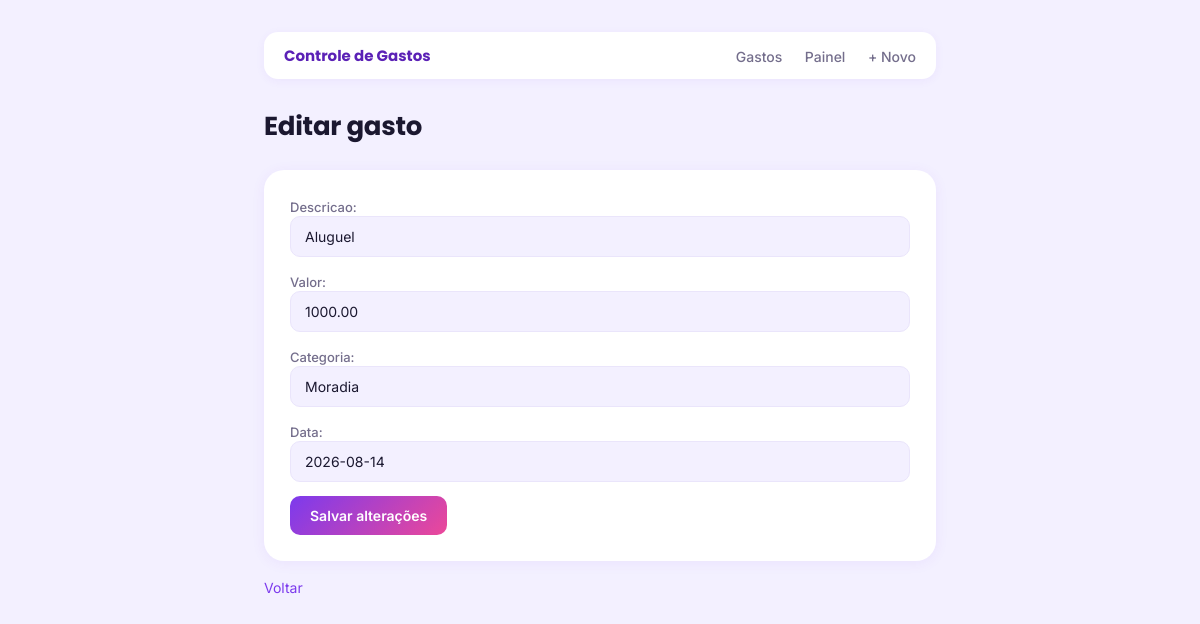
The page /gastos/editar/1 (signed in) on the database its author committed.
### gastos/models.py (models this page shows)
class Gasto(models.Model):
    usuario = models.ForeignKey(User, on_delete=models.CASCADE)
    descricao = models.CharField(max_length=500)
    valor = models.DecimalField(max_digits=10, decimal_places=2)
    categoria = models.CharField(max_length=50)
    data = models.DateField()

### gastos/views.py (the view)
# urls.py: path('editar/<int:gasto_id>', editar_gasto, name = 'editar_gasto'),
@login_required
def editar_gasto(request, gasto_id):
    gasto = get_object_or_404(Gasto, id = gasto_id, usuario =  request.user)
    if request.method == 'POST':
        form = GastoForm(request.POST, instance= gasto)
        if form.is_valid():
            form.save()
            return redirect('listar_gastos')
    else:
        form = GastoForm(instance=gasto)
    return render(request, 'gastos/editar.html', {'form':form})

### gastos/forms.py
class GastoForm(forms.ModelForm):
    class Meta:
        model = Gasto
        fields = ['descricao', 'valor', 'categoria', 'data']

### gastos/templates/gastos/editar.html (shortened to what this page needs)
{% load static %}
<!DOCTYPE html>
<html lang="en">
<head>
    <link rel="stylesheet" href="{% static 'estilo.css' %}">
</head>
<body>
    <div class="navbar">
        <span class="brand"> Controle de Gastos</span>
        <div class="links">
            <a href="{% url 'listar_gastos' %}">Gastos</a>
            <a href="{% url 'dashboard' %}">Painel</a>
            <a href="{% url 'criar_gastos' %}">+ Novo</a>
        </div>
    </div>
    <h1>Editar gasto</h1>
    <form method="POST">
        {{form}}
        <button type="submit">Salvar alterações</button>
    </form>
    <a href="{% url 'listar_gastos' %}">Voltar</a>
</body>
</html>

### gastos/static/estilo.css (style rules this page uses)
:root { --bg: #F3F0FF; --surface: #FFFFFF; --primary: #7C3AED; --primary-dark: #5B21B6; --accent-pink: #EC4899; --accent-lime: #A3E635; --text: #1B1830; --text-muted: #746E8C; --danger: #F43F5E; --border: #EAE5FB; --radius-lg: 20px; --radius-md: 14px; --radius-sm: 10px; }
* { box-sizing: border-box; }
body { font-family: 'Inter', system-ui, sans-serif; background-color: var(--bg); color: var(--text); max-width: 720px; margin: 0 auto; padding: 32px 24px 64px; }
h1 { font-family: 'Poppins', sans-serif; font-size: 26px; font-weight: 700; margin: 0 0 24px; letter-spacing: -0.01em; }
.navbar { display: flex; justify-content: space-between; align-items: center; background: var(--surface); border-radius: var(--radius-md); padding: 12px 20px; margin-bottom: 28px; box-shadow: 0 2px 10px rgba(124, 58, 237, 0.06); }
.navbar .brand { font-family: 'Poppins', sans-serif; font-weight: 700; font-size: 15px; color: var(--primary-dark); }
.navbar .links a { margin-left: 18px; font-size: 14px; font-weight: 500; color: var(--text-muted); }
a { color: var(--primary); text-decoration: none; font-size: 14px; }
form { background: var(--surface); border-radius: var(--radius-lg); padding: 26px; margin-bottom: 16px; box-shadow: 0 2px 14px rgba(124, 58, 237, 0.07); }
label { font-size: 13px; font-weight: 500; color: var(--text-muted); }
input, textarea, select { width: 100%; padding: 11px 14px; margin-bottom: 14px; border: 1.5px solid var(--border); border-radius: var(--radius-sm); font-size: 14px; font-family: 'Inter', sans-serif; background: var(--bg); color: var(--text); }
button { background: linear-gradient(135deg, var(--primary) 0%, var(--accent-pink) 100%); color: white; border: none; padding: 11px 20px; border-radius: var(--radius-sm); font-size: 14px; font-weight: 600; font-family: 'Inter', sans-serif; cursor: pointer; transition: opacity 0.15s ease; }

### rows shown on the page
Gasto: descricao "Aluguel", valor "1000.00", categoria "Moradia", data "2026-08-14"
